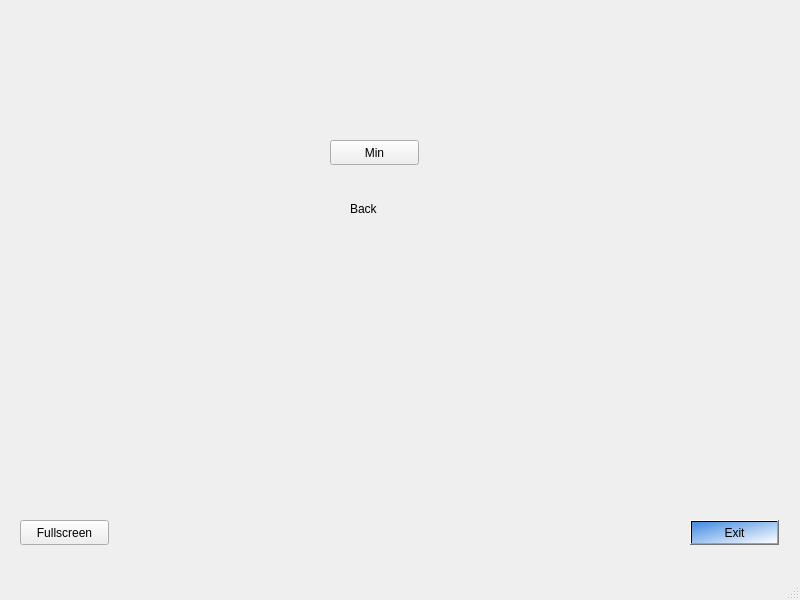
<?xml version="1.0" encoding="UTF-8"?>
<ui version="4.0">
 <class>MainWindow</class>
 <widget class="QMainWindow" name="MainWindow">
  <property name="geometry">
   <rect>
    <x>0</x>
    <y>0</y>
    <width>800</width>
    <height>600</height>
   </rect>
  </property>
  <property name="windowTitle">
   <string>MainWindow</string>
  </property>
  <widget class="QWidget" name="centralwidget">
   <widget class="QPushButton" name="pushButton">
    <property name="geometry">
     <rect>
      <x>690</x>
      <y>520</y>
      <width>89</width>
      <height>25</height>
     </rect>
    </property>
    <property name="styleSheet">
     <string notr="true">background-color: qlineargradient(spread:pad, x1:0, y1:0, x2:1, y2:1, stop:0 rgba(64, 138, 225, 255), stop:1 rgba(255, 255, 255, 255));</string>
    </property>
    <property name="text">
     <string>Exit</string>
    </property>
   </widget>
   <widget class="QLabel" name="label">
    <property name="geometry">
     <rect>
      <x>350</x>
      <y>200</y>
      <width>67</width>
      <height>17</height>
     </rect>
    </property>
    <property name="styleSheet">
     <string notr="true"/>
    </property>
    <property name="text">
     <string>Back</string>
    </property>
   </widget>
   <widget class="QPushButton" name="pushButton_3">
    <property name="geometry">
     <rect>
      <x>330</x>
      <y>140</y>
      <width>89</width>
      <height>25</height>
     </rect>
    </property>
    <property name="text">
     <string>Min</string>
    </property>
   </widget>
   <widget class="QPushButton" name="pushButton_2">
    <property name="geometry">
     <rect>
      <x>20</x>
      <y>520</y>
      <width>89</width>
      <height>25</height>
     </rect>
    </property>
    <property name="text">
     <string>Fullscreen</string>
    </property>
   </widget>
  </widget>
  <widget class="QMenuBar" name="menubar">
   <property name="geometry">
    <rect>
     <x>0</x>
     <y>0</y>
     <width>800</width>
     <height>22</height>
    </rect>
   </property>
  </widget>
  <widget class="QStatusBar" name="statusbar"/>
 </widget>
 <resources/>
 <connections/>
</ui>
